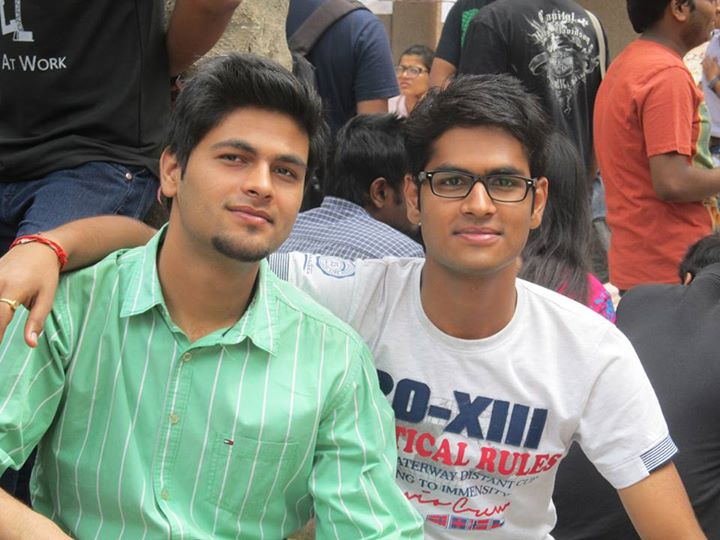
#> input picture me.jpg, 720 x 540 px
$ python cascade_classifier.py   (Python 2 division)
#> lines starting #> are read from the running program, lines starting #| are printed output that depends on the picture; after the words box and inside, x2 and y2 are one past the last pixel; in counts of white or black regions, pixels touching at a corner belong together
import cv2
import numpy as np
import matplotlib.pyplot as plt
import matplotlib.axes as axes

np.set_printoptions(threshold=np.nan)


img = cv2.imread("me.jpg")
#> img is the input picture: shape (540, 720, 3); mean B, G, R 113.5, 125.9, 126.8

img = cv2.cvtColor(img, cv2.COLOR_BGR2GRAY)
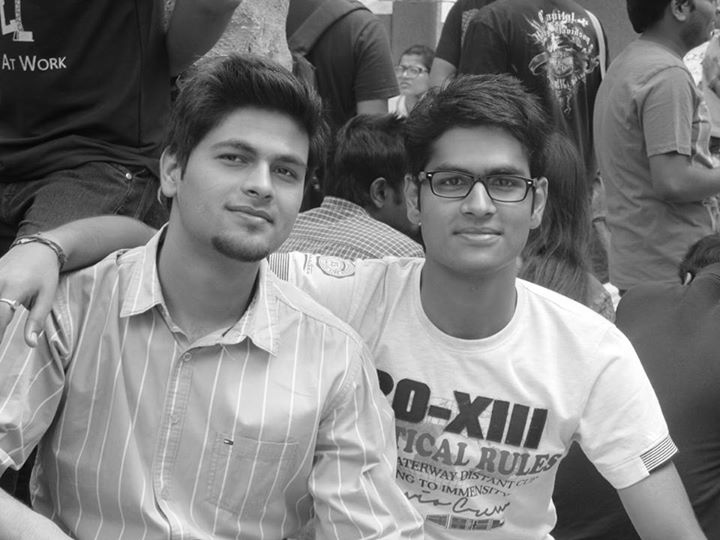
#> img: shape (540, 720); min 2, max 255, mean 124.8
#thresh, img = cv2.threshold(img, 127, 255, cv2.THRESH_BINARY)
cv2.rectangle(img,(150,50),(330,270),(255,0,255),3)
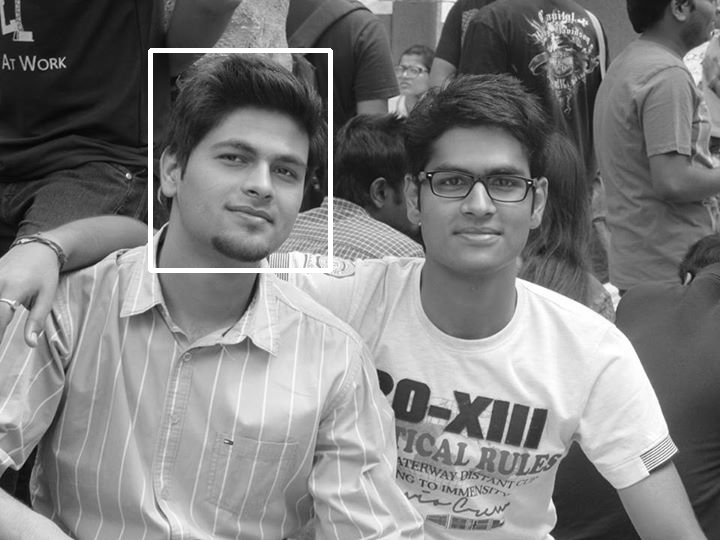
#> img: shape (540, 720); 1.03% of pixels changed, all inside (x1, y1, x2, y2) = (148, 48, 333, 273)
imgRoi = img[50:270,150:330]
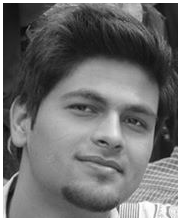
#> imgRoi: shape (220, 180); min 7, max 255, mean 111.9
print imgRoi.shape
#| (220, 180)
#RP = imgRoi.shape[0] / 100 if imgRoi.shape[0] <= imgRoi.shape[1] else imgRoi.shape[1] / 100
#imgRoi = cv2.resize (imgRoi, (imgRoi.shape[1] / RP, imgRoi.shape[0] / RP))

#imgRoi = cv2.resize (imgRoi, (80,80))

###########################################################################################
##cascadefeature1
###########################################################################################
l,w = imgRoi.shape
#> l = 220; w = 180
print l,w
#| 220 180

plt.xlabel('X-coordinates')
plt.ylabel('Y-coordinates')
plt.title('Cascade feature 1')
#> (the run stopped early here; a loop or call above may not have finished)
